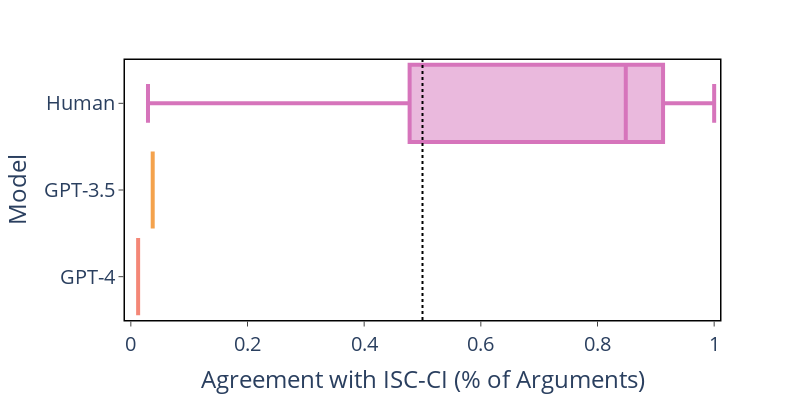

Here is the notebook cell this chart was saved with:
### Markdown cell above
## Context-Dependent Non-Monotonicity

### Code cell
# Load human data
human_data = pd.read_csv('data/generalization_experiments/context_dependent_nonmonotonicity.csv', index_col=0)

# Load LLM data
model_data = pd.read_csv('data/generalization_experiments/context_dependent_nonmonotonicity_llm.csv', index_col=0)
model_data[['GPT-4','GPT-3.5']] = model_data[['GPT-4','GPT-3.5']]==2

# Merge human and model data
model_data['participant_id'] = 0
model_data = model_data.melt(id_vars=['Argument 1-Premise 1','Argument 1-Premise 2','Argument 1-Conclusion',
                                      'Argument 2-Premise 1','Argument 2-Premise 2','Argument 2-Conclusion','participant_id'],
                             value_vars=['GPT-3.5','GPT-4'],var_name='Model',value_name='Argument 2 Chosen')
human_data['Model'] = 'Human'
argument_data = pd.concat([model_data,human_data],axis=0,ignore_index=True)

# Generate box plot
plot_data = argument_data.groupby(['Model','participant_id']).mean().reset_index()
plot_data = plot_data[plot_data.Model.isin(['Human','GPT-3.5','GPT-4'])]
plot_data = plot_data.rename(columns={'Argument 2 Chosen':'Agreement with ISC-CI (% of Arguments)'})
fig = px.box(plot_data,y='Model',color='Model',x='Agreement with ISC-CI (% of Arguments)',
                category_orders={'Model':['Human','GPT-3.5','GPT-4']},
                color_discrete_map=utils.model_colors,
                range_x=[-.01,1.01])
fig = utils.format_figure(fig,height=400,width=800)
fig.add_vline(x=0.5, line_dash='dot', line_color="black")
fig.update_traces(line=dict(width=4))
fig.update_layout(boxgap=0.1,boxgroupgap=0.01,showlegend=False)
fig.show()

### Figure 1 — Plotly figure (JSON) as saved in the notebook; plotly's stock layout.template omitted (floating-point values rounded to 4 significant figures)
{"data": [{"alignmentgroup": "True", "hovertemplate": "Model=%{y}<br>Agreement with ISC-CI (% of Arguments)=%{x}<extra></extra>", "legendgroup": "Human", "line": {"width": 4}, "marker": {"color": "#D674BB"}, "name": "Human", "notched": false, "offsetgroup": "Human", "orientation": "h", "showlegend": true, "type": "box", "x": [0.9062, 0.8235, 0.4545, 0.9706, 0.6, 0.8485, 0.9091, 0.4571, 0.0303, 0.7812, 1, 0.8529, 0.3529, 0.9714, 0.4848, 0.9394, 0.5455, 0.9143, 0.2059, 0.9118, 0.8824, 0.6765, 0.8857, 0.06061, 0.9706, 0.9706, 0.8485, 0.8529, 0.02941], "x0": " ", "xaxis": "x", "y": ["Human", "Human", "Human", "Human", "Human", "Human", "Human", "Human", "Human", "Human", "Human", "Human", "Human", "Human", "Human", "Human", "Human", "Human", "Human", "Human", "Human", "Human", "Human", "Human", "Human", "Human", "Human", "Human", "Human"], "y0": " ", "yaxis": "y"}, {"alignmentgroup": "True", "hovertemplate": "Model=%{y}<br>Agreement with ISC-CI (% of Arguments)=%{x}<extra></extra>", "legendgroup": "GPT-3.5", "line": {"width": 4}, "marker": {"color": "#F4A24C"}, "name": "GPT-3.5", "notched": false, "offsetgroup": "GPT-3.5", "orientation": "h", "showlegend": true, "type": "box", "x": [0.0375], "x0": " ", "xaxis": "x", "y": ["GPT-3.5"], "y0": " ", "yaxis": "y"}, {"alignmentgroup": "True", "hovertemplate": "Model=%{y}<br>Agreement with ISC-CI (% of Arguments)=%{x}<extra></extra>", "legendgroup": "GPT-4", "line": {"width": 4}, "marker": {"color": "#F48777"}, "name": "GPT-4", "notched": false, "offsetgroup": "GPT-4", "orientation": "h", "showlegend": true, "type": "box", "x": [0.0125], "x0": " ", "xaxis": "x", "y": ["GPT-4"], "y0": " ", "yaxis": "y"}], "layout": {"boxgap": 0.1, "boxgroupgap": 0.01, "boxmode": "overlay", "height": 400, "legend": {"title": {"text": "Model"}, "tracegroupgap": 0}, "margin": {"t": 60}, "plot_bgcolor": "white", "shapes": [{"line": {"color": "black", "dash": "dot"}, "type": "line", "x0": 0.5, "x1": 0.5, "xref": "x", "y0": 0, "y1": 1, "yref": "y domain"}], "showlegend": false, "width": 800, "xaxis": {"anchor": "y", "domain": [0, 1], "linecolor": "black", "linewidth": 1.5, "mirror": true, "range": [-0.01, 1.01], "showgrid": false, "showline": true, "tickfont": {"size": 20}, "ticks": "outside", "title": {"font": {"size": 24}, "text": "Agreement with ISC-CI (% of Arguments)"}}, "yaxis": {"anchor": "x", "categoryarray": ["GPT-4", "GPT-3.5", "Human"], "categoryorder": "array", "domain": [0, 1], "linecolor": "black", "linewidth": 1.5, "mirror": true, "showgrid": false, "showline": true, "tickfont": {"size": 20}, "ticks": "outside", "title": {"font": {"size": 24}, "text": "Model"}}}}
